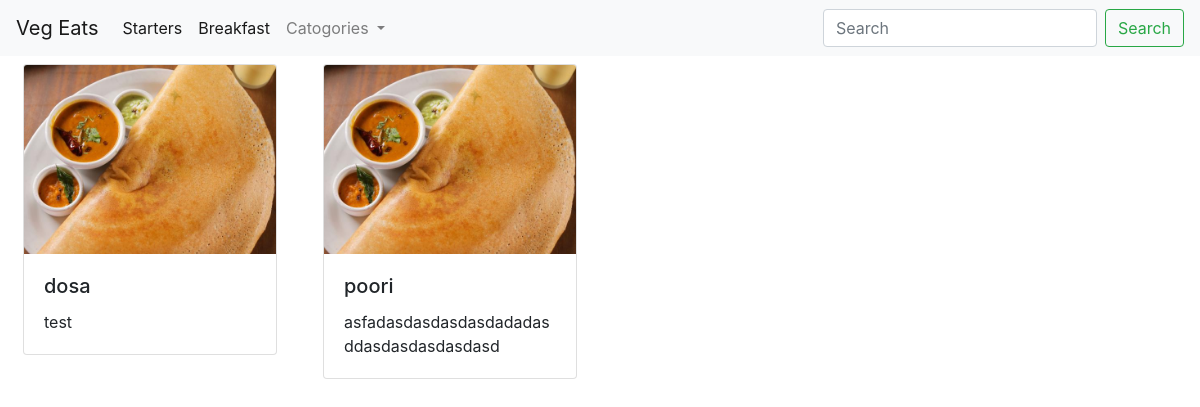
Page /?catogories=others on the committed database.
### calc/models.py (models this page shows, shortened)
class Recipes(models.Model):
    Name = models.CharField(max_length=200,primary_key=True)
    Date = models.DateField()
    Description = models.TextField()
    Brief = models.TextField(null=True,blank=True)
    IngrediantsPerson = models.IntegerField(default=1)
    Image = models.ImageField(upload_to='static/images/')
    catogories = models.CharField(max_length=200 , default='others', choices = catogories_list)

### calc/views/homeView.py (the view)
# urls.py: path('', views.home,name = 'home'),
def home(request,**args):
    catogoryList = Recipes.objects.order_by().values_list('catogories', flat=True).distinct()
    if (request.GET.get('catogories',None) is None):
        recipes_list = list(Recipes.objects.all().values())
    else:
        recipes_list = list(Recipes.objects.filter(catogories = request.GET['catogories']).values())
    return render(request,'calc/index.html',context={'data':recipes_list , 'catogoryList':catogoryList})

### calc/templates/calc/index.html (shortened to what this page needs)
<!DOCTYPE html>
<html lang="en">
{% extends 'base.html'%}
{% load static %}
{% block contents %}
<div class="card-group">
    {% for item in data%}
    <div class="col-lg-3">
    <div class="card m-2 rounded" >
        <img class="card-img-top" src='{{item.Image}}' alt="Card image cap">
        <div class="card-body">
            <h5 class="card-title">{{ item.Name }}</h5>
            <p class="card-text">{% if item.Brief is not None %}{{ item.Description}} {% else %}{{ item.Brief}}  {% endif %}</p>
        </div>
    </div>
    </div>
    {% endfor %}
</div>
{% endblock %}

### static/templates/base.html (style rules this page uses)
.card-text { word-break: break-word; overflow: hidden; text-overflow: ellipsis; display: -webkit-box; -webkit-line-clamp: 2; -webkit-box-orient: vertical; }

### rows in the picture
Recipes: Image (picture), Name "dosa", Description "test"
Recipes: Image (picture), Name "poori", Description "asfadasdasdasdasdadadasddasdasdasdasdasd"
